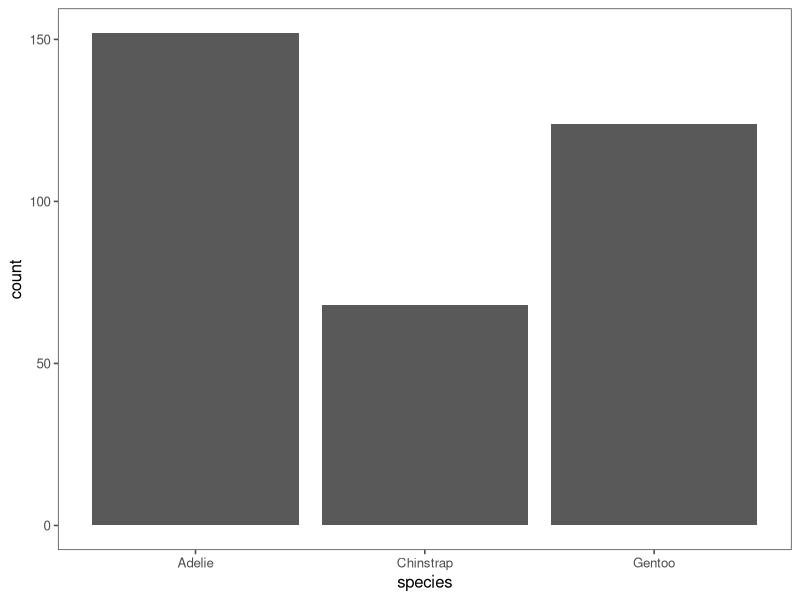
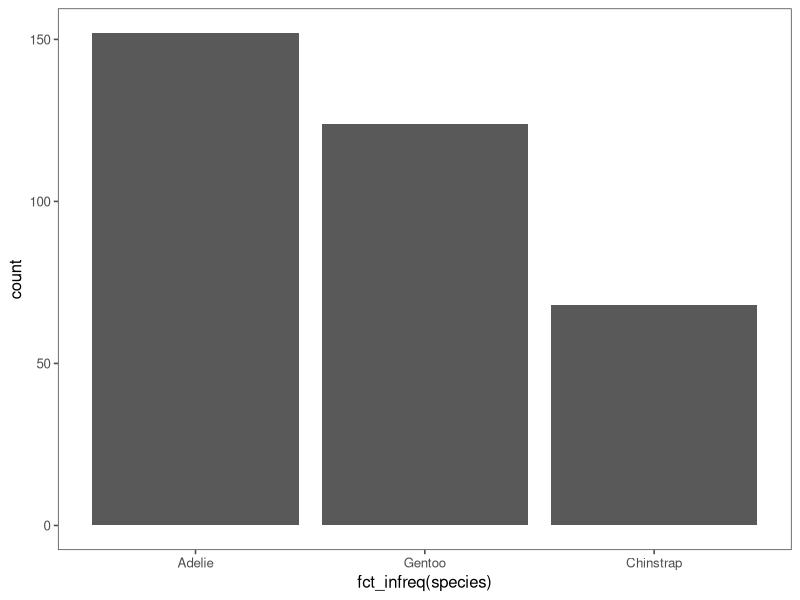
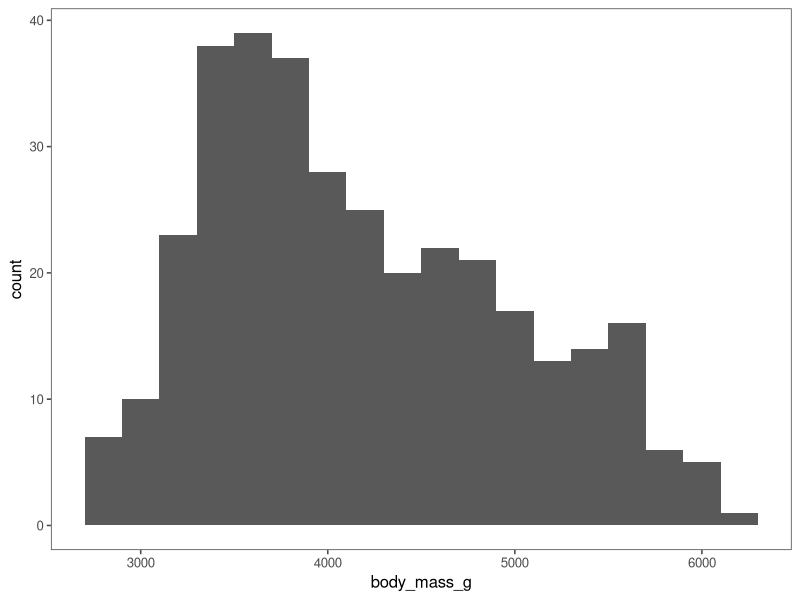

Write R code to recreate these figures, in order.
## ---- chunk 1
knitr::opts_chunk$set(tidy = TRUE
                  , fig.width = 4, fig.height = 3
                  , fig.align='center')
## ---- chunk 2
library(ggplot2)
library(ggthemes)

custom_ggplot <- function(...) {
  ggplot(...) +
    scale_color_colorblind()
}

theme_set(theme_few())
set.seed(123)
## ---- chunk 3
library(tidyverse)
library(palmerpenguins)
## ---- chunk 4
glimpse(penguins)
## ---- chunk 5
custom_ggplot(penguins, aes(x = species)) +
  geom_bar()
## ---- chunk 6
custom_ggplot(penguins, aes(x = fct_infreq(species))) +
  geom_bar()
## ---- chunk 7
custom_ggplot(penguins, aes(x = body_mass_g)) +
  geom_histogram(binwidth = 200)
